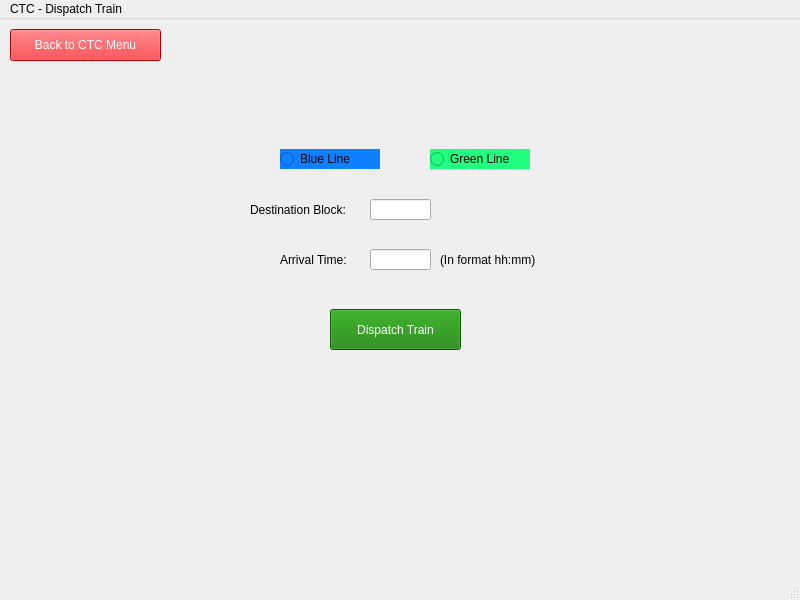
<?xml version="1.0" encoding="UTF-8"?>
<ui version="4.0">
 <class>MainWindow</class>
 <widget class="QMainWindow" name="MainWindow">
  <property name="geometry">
   <rect>
    <x>0</x>
    <y>0</y>
    <width>800</width>
    <height>600</height>
   </rect>
  </property>
  <property name="windowTitle">
   <string>MainWindow</string>
  </property>
  <widget class="QWidget" name="centralwidget">
   <widget class="QPushButton" name="BackToMainMenu">
    <property name="geometry">
     <rect>
      <x>10</x>
      <y>10</y>
      <width>151</width>
      <height>32</height>
     </rect>
    </property>
    <property name="styleSheet">
     <string notr="true">background-color: rgb(252, 1, 7);
color: rgb(255, 255, 255);</string>
    </property>
    <property name="text">
     <string>Back to CTC Menu</string>
    </property>
   </widget>
   <widget class="QPushButton" name="DispatchButton">
    <property name="geometry">
     <rect>
      <x>330</x>
      <y>290</y>
      <width>131</width>
      <height>41</height>
     </rect>
    </property>
    <property name="styleSheet">
     <string notr="true">background-color: rgb(16, 128, 1);
color: rgb(255, 255, 255);</string>
    </property>
    <property name="text">
     <string>Dispatch Train</string>
    </property>
   </widget>
   <widget class="QLineEdit" name="BlockInput">
    <property name="geometry">
     <rect>
      <x>370</x>
      <y>180</y>
      <width>61</width>
      <height>21</height>
     </rect>
    </property>
    <property name="text">
     <string/>
    </property>
   </widget>
   <widget class="QLineEdit" name="TimeInput">
    <property name="geometry">
     <rect>
      <x>370</x>
      <y>230</y>
      <width>61</width>
      <height>21</height>
     </rect>
    </property>
    <property name="text">
     <string/>
    </property>
   </widget>
   <widget class="QLabel" name="label">
    <property name="geometry">
     <rect>
      <x>250</x>
      <y>180</y>
      <width>121</width>
      <height>21</height>
     </rect>
    </property>
    <property name="text">
     <string>Destination Block:</string>
    </property>
   </widget>
   <widget class="QLabel" name="label_2">
    <property name="geometry">
     <rect>
      <x>280</x>
      <y>230</y>
      <width>81</width>
      <height>21</height>
     </rect>
    </property>
    <property name="text">
     <string>Arrival Time:</string>
    </property>
   </widget>
   <widget class="QLabel" name="label_3">
    <property name="geometry">
     <rect>
      <x>440</x>
      <y>230</y>
      <width>111</width>
      <height>21</height>
     </rect>
    </property>
    <property name="text">
     <string>(In format hh:mm)</string>
    </property>
   </widget>
   <widget class="QRadioButton" name="BlueLineRadio">
    <property name="geometry">
     <rect>
      <x>280</x>
      <y>130</y>
      <width>100</width>
      <height>20</height>
     </rect>
    </property>
    <property name="styleSheet">
     <string notr="true">background-color: rgb(15, 128, 255);</string>
    </property>
    <property name="text">
     <string>Blue Line</string>
    </property>
   </widget>
   <widget class="QRadioButton" name="GreenLineRadio">
    <property name="geometry">
     <rect>
      <x>430</x>
      <y>130</y>
      <width>100</width>
      <height>20</height>
     </rect>
    </property>
    <property name="styleSheet">
     <string notr="true">background-color: rgb(33, 255, 128);</string>
    </property>
    <property name="text">
     <string>Green Line</string>
    </property>
   </widget>
  </widget>
  <widget class="QMenuBar" name="menubar">
   <property name="geometry">
    <rect>
     <x>0</x>
     <y>0</y>
     <width>800</width>
     <height>22</height>
    </rect>
   </property>
   <widget class="QMenu" name="menuCTC_Dispatch_Train">
    <property name="title">
     <string>CTC - Dispatch Train</string>
    </property>
   </widget>
   <addaction name="menuCTC_Dispatch_Train"/>
  </widget>
  <widget class="QStatusBar" name="statusbar"/>
 </widget>
 <resources/>
 <connections/>
</ui>
